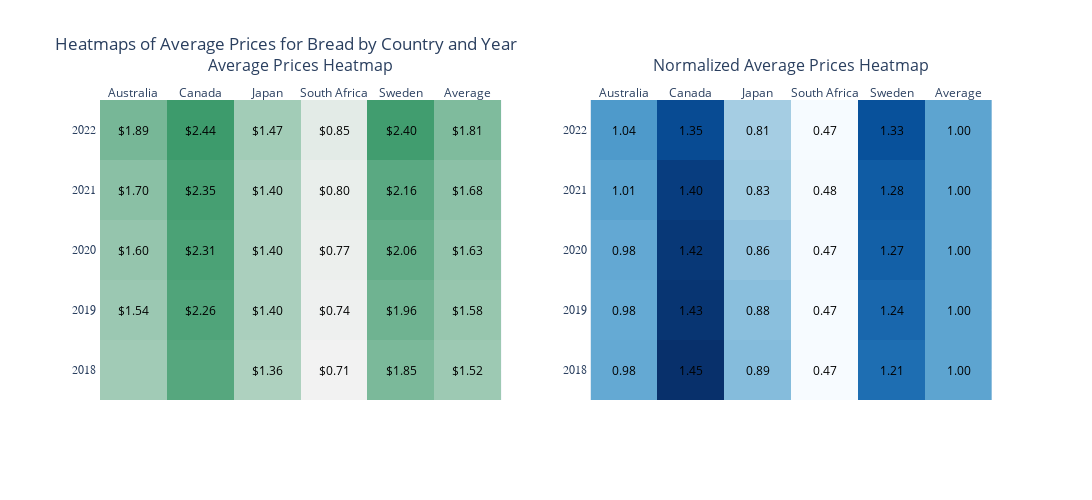

The notebook cell saved with this chart:
### Code cell
graphing.inter_country_price_heatmaps(inter_country_price_stats, inter_country_price_stats_norm, "Bread", "AVERAGE_PRICE")

### Figure 1 — Plotly figure (JSON) as saved in the notebook; plotly's stock layout.template omitted (floating-point values rounded to 4 significant figures; data arrays with more than 128 entries replaced by an {"elided": "..."} marker saying what was removed)
{"data": [{"colorscale": {"elided": "255x2 mixed values"}, "hovertemplate": "Country: %{y}<br>Year: %{x}<br>Value: $%{z:.2f}<extra></extra>", "showlegend": false, "showscale": false, "type": "heatmap", "x": ["Australia", "Canada", "Japan", "South Africa", "Sweden", "Average"], "xaxis": "x", "y": [2018, 2019, 2020, 2021, 2022], "yaxis": "y", "z": [[1.488, 2.204, 1.362, 0.71, 1.85, 1.523], [1.543, 2.263, 1.397, 0.7425, 1.963, 1.582], [1.597, 2.307, 1.397, 0.7708, 2.064, 1.627], [1.703, 2.355, 1.398, 0.8017, 2.162, 1.684], [1.887, 2.439, 1.47, 0.85, 2.4, 1.809]]}, {"colorscale": [[0, "rgb(247,251,255)"], [0.125, "rgb(222,235,247)"], [0.25, "rgb(198,219,239)"], [0.375, "rgb(158,202,225)"], [0.5, "rgb(107,174,214)"], [0.625, "rgb(66,146,198)"], [0.75, "rgb(33,113,181)"], [0.875, "rgb(8,81,156)"], [1, "rgb(8,48,107)"]], "hovertemplate": "Country: %{y}<br>Year: %{x}<br>Value: %{z:.2f}<extra></extra>", "showlegend": false, "showscale": false, "type": "heatmap", "x": ["Australia", "Canada", "Japan", "South Africa", "Sweden", "Average"], "xaxis": "x2", "y": [2018, 2019, 2020, 2021, 2022], "yaxis": "y2", "z": [[0.9773, 1.447, 0.8942, 0.4662, 1.215, 1], [0.9758, 1.43, 0.883, 0.4694, 1.241, 1], [0.9818, 1.418, 0.8583, 0.4737, 1.269, 1], [1.011, 1.399, 0.8304, 0.4761, 1.284, 1], [1.043, 1.348, 0.8125, 0.4698, 1.327, 1]]}], "layout": {"annotations": [{"font": {"size": 16}, "showarrow": false, "text": "Average Prices Heatmap", "x": 0.225, "xanchor": "center", "xref": "paper", "y": 1.075, "yanchor": "bottom", "yref": "paper"}, {"font": {"size": 16}, "showarrow": false, "text": "Normalized Average Prices Heatmap", "x": 0.775, "xanchor": "center", "xref": "paper", "y": 1.075, "yanchor": "bottom", "yref": "paper"}, {"font": {"color": "black"}, "showarrow": false, "text": "$1.36", "x": "Japan", "xref": "x", "y": 2018, "yref": "y"}, {"font": {"color": "black"}, "showarrow": false, "text": "$0.71", "x": "South Africa", "xref": "x", "y": 2018, "yref": "y"}, {"font": {"color": "black"}, "showarrow": false, "text": "$1.85", "x": "Sweden", "xref": "x", "y": 2018, "yref": "y"}, {"font": {"color": "black"}, "showarrow": false, "text": "$1.52", "x": "Average", "xref": "x", "y": 2018, "yref": "y"}, {"font": {"color": "black"}, "showarrow": false, "text": "$1.54", "x": "Australia", "xref": "x", "y": 2019, "yref": "y"}, {"font": {"color": "black"}, "showarrow": false, "text": "$2.26", "x": "Canada", "xref": "x", "y": 2019, "yref": "y"}, {"font": {"color": "black"}, "showarrow": false, "text": "$1.40", "x": "Japan", "xref": "x", "y": 2019, "yref": "y"}, {"font": {"color": "black"}, "showarrow": false, "text": "$0.74", "x": "South Africa", "xref": "x", "y": 2019, "yref": "y"}, {"font": {"color": "black"}, "showarrow": false, "text": "$1.96", "x": "Sweden", "xref": "x", "y": 2019, "yref": "y"}, {"font": {"color": "black"}, "showarrow": false, "text": "$1.58", "x": "Average", "xref": "x", "y": 2019, "yref": "y"}, {"font": {"color": "black"}, "showarrow": false, "text": "$1.60", "x": "Australia", "xref": "x", "y": 2020, "yref": "y"}, {"font": {"color": "black"}, "showarrow": false, "text": "$2.31", "x": "Canada", "xref": "x", "y": 2020, "yref": "y"}, {"font": {"color": "black"}, "showarrow": false, "text": "$1.40", "x": "Japan", "xref": "x", "y": 2020, "yref": "y"}, {"font": {"color": "black"}, "showarrow": false, "text": "$0.77", "x": "South Africa", "xref": "x", "y": 2020, "yref": "y"}, {"font": {"color": "black"}, "showarrow": false, "text": "$2.06", "x": "Sweden", "xref": "x", "y": 2020, "yref": "y"}, {"font": {"color": "black"}, "showarrow": false, "text": "$1.63", "x": "Average", "xref": "x", "y": 2020, "yref": "y"}, {"font": {"color": "black"}, "showarrow": false, "text": "$1.70", "x": "Australia", "xref": "x", "y": 2021, "yref": "y"}, {"font": {"color": "black"}, "showarrow": false, "text": "$2.35", "x": "Canada", "xref": "x", "y": 2021, "yref": "y"}, {"font": {"color": "black"}, "showarrow": false, "text": "$1.40", "x": "Japan", "xref": "x", "y": 2021, "yref": "y"}, {"font": {"color": "black"}, "showarrow": false, "text": "$0.80", "x": "South Africa", "xref": "x", "y": 2021, "yref": "y"}, {"font": {"color": "black"}, "showarrow": false, "text": "$2.16", "x": "Sweden", "xref": "x", "y": 2021, "yref": "y"}, {"font": {"color": "black"}, "showarrow": false, "text": "$1.68", "x": "Average", "xref": "x", "y": 2021, "yref": "y"}, {"font": {"color": "black"}, "showarrow": false, "text": "$1.89", "x": "Australia", "xref": "x", "y": 2022, "yref": "y"}, {"font": {"color": "black"}, "showarrow": false, "text": "$2.44", "x": "Canada", "xref": "x", "y": 2022, "yref": "y"}, {"font": {"color": "black"}, "showarrow": false, "text": "$1.47", "x": "Japan", "xref": "x", "y": 2022, "yref": "y"}, {"font": {"color": "black"}, "showarrow": false, "text": "$0.85", "x": "South Africa", "xref": "x", "y": 2022, "yref": "y"}, {"font": {"color": "black"}, "showarrow": false, "text": "$2.40", "x": "Sweden", "xref": "x", "y": 2022, "yref": "y"}, {"font": {"color": "black"}, "showarrow": false, "text": "$1.81", "x": "Average", "xref": "x", "y": 2022, "yref": "y"}, {"font": {"color": "black"}, "showarrow": false, "text": "0.98", "x": "Australia", "xref": "x2", "y": 2018, "yref": "y2"}, {"font": {"color": "black"}, "showarrow": false, "text": "1.45", "x": "Canada", "xref": "x2", "y": 2018, "yref": "y2"}, {"font": {"color": "black"}, "showarrow": false, "text": "0.89", "x": "Japan", "xref": "x2", "y": 2018, "yref": "y2"}, {"font": {"color": "black"}, "showarrow": false, "text": "0.47", "x": "South Africa", "xref": "x2", "y": 2018, "yref": "y2"}, {"font": {"color": "black"}, "showarrow": false, "text": "1.21", "x": "Sweden", "xref": "x2", "y": 2018, "yref": "y2"}, {"font": {"color": "black"}, "showarrow": false, "text": "1.00", "x": "Average", "xref": "x2", "y": 2018, "yref": "y2"}, {"font": {"color": "black"}, "showarrow": false, "text": "0.98", "x": "Australia", "xref": "x2", "y": 2019, "yref": "y2"}, {"font": {"color": "black"}, "showarrow": false, "text": "1.43", "x": "Canada", "xref": "x2", "y": 2019, "yref": "y2"}, {"font": {"color": "black"}, "showarrow": false, "text": "0.88", "x": "Japan", "xref": "x2", "y": 2019, "yref": "y2"}, {"font": {"color": "black"}, "showarrow": false, "text": "0.47", "x": "South Africa", "xref": "x2", "y": 2019, "yref": "y2"}, {"font": {"color": "black"}, "showarrow": false, "text": "1.24", "x": "Sweden", "xref": "x2", "y": 2019, "yref": "y2"}, {"font": {"color": "black"}, "showarrow": false, "text": "1.00", "x": "Average", "xref": "x2", "y": 2019, "yref": "y2"}, {"font": {"color": "black"}, "showarrow": false, "text": "0.98", "x": "Australia", "xref": "x2", "y": 2020, "yref": "y2"}, {"font": {"color": "black"}, "showarrow": false, "text": "1.42", "x": "Canada", "xref": "x2", "y": 2020, "yref": "y2"}, {"font": {"color": "black"}, "showarrow": false, "text": "0.86", "x": "Japan", "xref": "x2", "y": 2020, "yref": "y2"}, {"font": {"color": "black"}, "showarrow": false, "text": "0.47", "x": "South Africa", "xref": "x2", "y": 2020, "yref": "y2"}, {"font": {"color": "black"}, "showarrow": false, "text": "1.27", "x": "Sweden", "xref": "x2", "y": 2020, "yref": "y2"}, {"font": {"color": "black"}, "showarrow": false, "text": "1.00", "x": "Average", "xref": "x2", "y": 2020, "yref": "y2"}, {"font": {"color": "black"}, "showarrow": false, "text": "1.01", "x": "Australia", "xref": "x2", "y": 2021, "yref": "y2"}, {"font": {"color": "black"}, "showarrow": false, "text": "1.40", "x": "Canada", "xref": "x2", "y": 2021, "yref": "y2"}, {"font": {"color": "black"}, "showarrow": false, "text": "0.83", "x": "Japan", "xref": "x2", "y": 2021, "yref": "y2"}, {"font": {"color": "black"}, "showarrow": false, "text": "0.48", "x": "South Africa", "xref": "x2", "y": 2021, "yref": "y2"}, {"font": {"color": "black"}, "showarrow": false, "text": "1.28", "x": "Sweden", "xref": "x2", "y": 2021, "yref": "y2"}, {"font": {"color": "black"}, "showarrow": false, "text": "1.00", "x": "Average", "xref": "x2", "y": 2021, "yref": "y2"}, {"font": {"color": "black"}, "showarrow": false, "text": "1.04", "x": "Australia", "xref": "x2", "y": 2022, "yref": "y2"}, {"font": {"color": "black"}, "showarrow": false, "text": "1.35", "x": "Canada", "xref": "x2", "y": 2022, "yref": "y2"}, {"font": {"color": "black"}, "showarrow": false, "text": "0.81", "x": "Japan", "xref": "x2", "y": 2022, "yref": "y2"}, {"font": {"color": "black"}, "showarrow": false, "text": "0.47", "x": "South Africa", "xref": "x2", "y": 2022, "yref": "y2"}, {"font": {"color": "black"}, "showarrow": false, "text": "1.33", "x": "Sweden", "xref": "x2", "y": 2022, "yref": "y2"}, {"font": {"color": "black"}, "showarrow": false, "text": "1.00", "x": "Average", "xref": "x2", "y": 2022, "yref": "y2"}], "height": 500, "margin": {"b": 100, "l": 100, "r": 100, "t": 100}, "title": {"text": "Heatmaps of Average Prices for Bread by Country and Year"}, "width": 1100, "xaxis": {"anchor": "y", "autorange": true, "domain": [0, 0.45], "range": [-0.5, 5.5], "scaleanchor": "y", "scaleratio": 1, "side": "top", "tickmode": "array", "ticktext": ["Australia", "Canada", "Japan", "South Africa", "Sweden", "Average"], "tickvals": [0, 1, 2, 3, 4, 5], "title": {"font": {"family": "Arial", "size": 14}}, "type": "category"}, "xaxis2": {"anchor": "y2", "autorange": true, "domain": [0.55, 1], "range": [-0.5, 5.5], "scaleanchor": "y", "scaleratio": 1, "side": "top", "tickmode": "array", "ticktext": ["Australia", "Canada", "Japan", "South Africa", "Sweden", "Average"], "tickvals": [0, 1, 2, 3, 4, 5], "title": {"font": {"family": "Arial", "size": 14}}, "type": "category"}, "yaxis": {"anchor": "x", "autorange": true, "domain": [0, 1], "range": [2018.0, 2022.0], "side": "left", "tickfont": {"family": "sans-serif"}, "ticks": "", "ticksuffix": " ", "type": "linear"}, "yaxis2": {"anchor": "x2", "autorange": true, "domain": [0, 1], "range": [2018.0, 2022.0], "side": "left", "tickfont": {"family": "sans-serif"}, "ticks": "", "ticksuffix": " ", "type": "linear"}}}
